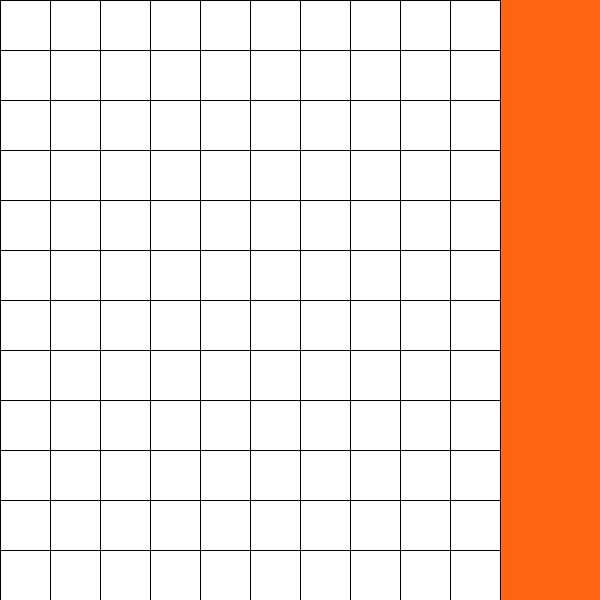
Frame 1 (no input)
Frame 60 (the mouse pressed at the canvas centre just before this capture): identical to frame 1, image omitted
Frame 120 (the mouse held since frame 60 and released just before this capture): identical to frame 1, image omitted

The Processing sketch that drew this single still picture (run headless with seeded random() and noise(); from frame 60 on, the mouse is pressed at the canvas centre):

// Processing sketch: processing_33241
// ── processing_33241.pde

int rectW = 50;
int rectH = 50;

void setup(){
  size(600,600);
  background(255,100,15);
  smooth();

}

void draw(){
  //(start; end; increment)
  for(int j=0; j < 15; j++){
    for(int i=0; i < 10; i++){
      //increments the x value by i (loops 10 times)
      //increments the y value by j (loops 15 times)
      rect(i*rectW, j*rectH,rectW, rectH);
    }
  }
  
}
                
                
